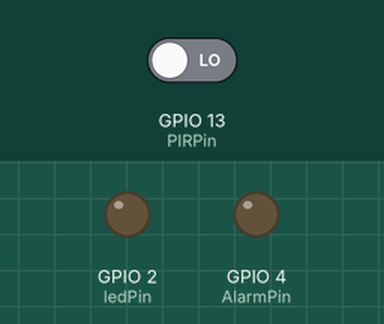
The sketch below on a simulated ESP32. Shown: output pins drawn as LEDs (lit = HIGH). The test bench sets the inputs (shaded band); at power-on: GPIO 13 (PIRPin) LOW. WiFi joins after 1.5 s; servers stay silent unless stated; the local clock reads 2024-03-15 10:24:30 at power-on unless the sketch sets it; what the sketch prints to the serial monitor is not drawn.

Above: at 5.0 s.
5.1 s: GPIO 13 (PIRPin) driven HIGH
At 6.4 s:
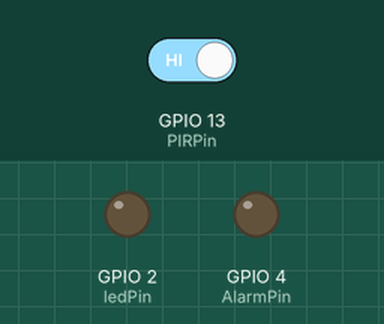
6.8 s: GPIO 13 (PIRPin) driven LOW
At 7.5 s:
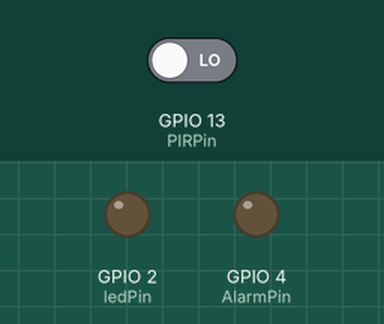
Timing chart, 0 to 9.8 s (numbered marks = the images above; inputs shaded):
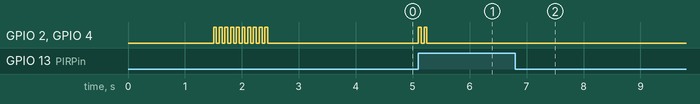

The sketch:

Vigilancia_2Milagres_Calor_V3.ino
```cpp
#include <WiFi.h>
#include <WiFiClientSecure.h>
#include <UniversalTelegramBot.h>
#include <ArduinoJson.h>
#include <NTPClient.h> //https://github.com/taranais/NTPClient

int ledPin = 2;
int AlarmPin = 4;
int PIRPin = 13;
int pirState = LOW;
int val = 0;
int x;

const String datafull = "";
const int hora = 0;
const int minuto = 0;
const int segundo = 0;

#define INTERVAL 1000
const String STATS = "status";
const String HOUR = "hora";
uint32_t lastCheckTime = 0;

#define WIFI_SSID "Embasa USA-M"
#define WIFI_PASSWORD "Sup0rt3!@#"
#define BOT_TOKEN "5875114157:AAHahh0XbtDqGJhm6DH9cS2sjfHdZEEJgbo"
//#define CHAT_ID "984798692"
#define CHAT_ID "-1001435698283"

WiFiClientSecure secured_client;
UniversalTelegramBot bot(BOT_TOKEN, secured_client);
WiFiUDP ntpUDP;
NTPClient ntp(ntpUDP);


void setup() {
  pinMode(ledPin, OUTPUT);
  pinMode(AlarmPin, OUTPUT);
  pinMode(PIRPin, INPUT);
  Serial.begin(115200);
  digitalWrite(ledPin, LOW);
  digitalWrite(AlarmPin, LOW);
  digitalWrite(PIRPin, LOW);

   Serial.print("Connecting to Wifi SSID ");
  Serial.print(WIFI_SSID);
  WiFi.begin(WIFI_SSID, WIFI_PASSWORD);
  secured_client.setCACert(TELEGRAM_CERTIFICATE_ROOT); // Add root certificate for api.telegram.org
  while (WiFi.status() != WL_CONNECTED)
  {
    Serial.print(".");
    delay(500);
  }
  Serial.print("\nWiFi connected. IP address: ");
  Serial.println(WiFi.localIP());

  Serial.print("Retrieving time: ");
  configTime(0, 0, "pool.ntp.org"); // get UTC time via NTP
  time_t now = time(nullptr);
  while (now < 24 * 3600)
  {
    Serial.print(".");
    delay(100);
    now = time(nullptr);
  }
  Serial.println(now);
  x = 0;
  while (x < 10)
  {
    digitalWrite(ledPin, HIGH);
    digitalWrite(AlarmPin, HIGH);
    delay(50);
    digitalWrite(ledPin, LOW);
    digitalWrite(AlarmPin, LOW);
    delay(50);
    x = x+1;
  }

  ntp.begin();
  //GMT em segundos
  // +1 = 3600
  // +8 = 28800
  // -1 = -3600
  // -3 = -10800 (BRASIL)
  ntp.setTimeOffset(-10800);

  bot.sendMessage(CHAT_ID, "Iniciando o monitoramento." , "");
  delay(1000);
  //handleStatus(CHAT_ID);

}
void loop(){
  val = digitalRead(PIRPin);
  if (val == HIGH)
  {
    alarme();
    Serial.println("ALARME DE INVASÃO");
    bot.sendMessage(CHAT_ID, "*** EEAT 2 Milagres *** \nALARME DE INVASÃO", "");
    delay(3000);
  }
  else
  {
    digitalWrite(ledPin, LOW);
    //Serial.println("Sem Movimento!");
  }
}

void alarme(){
x=0;
while (x < 2)
{
  digitalWrite(ledPin, HIGH);
  digitalWrite(AlarmPin, HIGH);
  delay(50);
  digitalWrite(ledPin, LOW);
  digitalWrite(AlarmPin, LOW);
  delay(50);
  x = x+1;
}
}
```

Measured:
- after the input at 5.1 s, GPIO 2 (ledPin), GPIO 4 (AlarmPin): alternates HIGH for 0.05 s and LOW for 0.05 s, 4 changes in all, then stays LOW, starting at once
- after the input at 6.8 s, GPIO 2 (ledPin), GPIO 4 (AlarmPin): stops changing and stays LOW
